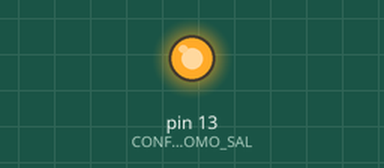
Recording of a sketch running on a simulated Arduino Uno, built with avr-gcc and run on an emulated ATmega328P. Shown: output pins drawn as LEDs (lit = HIGH).

Above: at 0.5 s.
At 2.0 s:
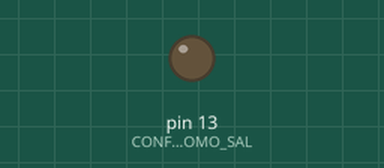
Timing chart, 0 to 9.8 s (numbered marks = the images above):
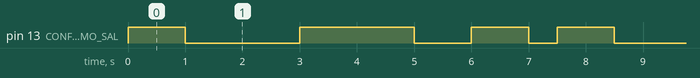

The sketch:

_02_LedArduinoUno.ino.ino
```cpp
void setup() {
  pinMode(13, OUTPUT); //CONFIGURO PIN 13 COMO SALIDA
/*Prendido 3 segundos, apagado 2 segundos,

prendido 2 segundos, apagado 1 segundo, prendido 1 segundo y

apagado 0.5 segundos y que luego vuelva a arrancar.*/
}

void loop() {
  digitalWrite(13, HIGH); //Prendido
  delay(1000); // esperar por 3 seg

  digitalWrite(13, LOW); //lo apago
   delay(2000); // esperar por 2 seg

  digitalWrite(13, HIGH); //lo vuelvo a prender
  delay(2000); // esperar por 2 seg

  digitalWrite(13, LOW); //lo apago
  delay(1000);

  digitalWrite(13, HIGH); //lo apago
  delay(1000);

  digitalWrite(13, LOW); //lo apago
  delay(500);
}
```

Measured:
- by itself, pin 13 (CONFIGURO_PIN_13_COMO_SAL): repeats every 7.5 s: LOW 2.0 s, HIGH 2.0 s, LOW 1.0 s, HIGH 1.0 s, LOW 0.50 s, HIGH 1.0 s
- by itself, everything shown: repeats every 7.5 s, in 6 steps
